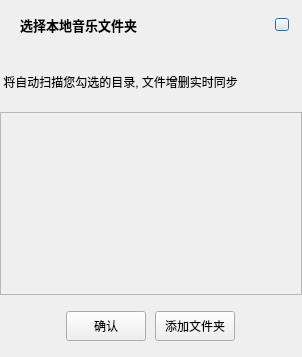
<?xml version="1.0" encoding="UTF-8"?>
<ui version="4.0">
 <class>Dialog</class>
 <widget class="QDialog" name="Dialog">
  <property name="windowModality">
   <enum>Qt::WindowModal</enum>
  </property>
  <property name="geometry">
   <rect>
    <x>0</x>
    <y>0</y>
    <width>302</width>
    <height>357</height>
   </rect>
  </property>
  <property name="sizePolicy">
   <sizepolicy hsizetype="Fixed" vsizetype="Fixed">
    <horstretch>0</horstretch>
    <verstretch>0</verstretch>
   </sizepolicy>
  </property>
  <property name="minimumSize">
   <size>
    <width>302</width>
    <height>357</height>
   </size>
  </property>
  <property name="maximumSize">
   <size>
    <width>302</width>
    <height>357</height>
   </size>
  </property>
  <property name="windowTitle">
   <string>Dialog</string>
  </property>
  <property name="modal">
   <bool>true</bool>
  </property>
  <layout class="QGridLayout" name="gridLayout_2">
   <property name="leftMargin">
    <number>0</number>
   </property>
   <property name="topMargin">
    <number>0</number>
   </property>
   <property name="rightMargin">
    <number>0</number>
   </property>
   <property name="bottomMargin">
    <number>0</number>
   </property>
   <property name="spacing">
    <number>0</number>
   </property>
   <item row="0" column="0" colspan="2">
    <widget class="QWidget" name="header" native="true">
     <property name="sizePolicy">
      <sizepolicy hsizetype="Fixed" vsizetype="Fixed">
       <horstretch>0</horstretch>
       <verstretch>0</verstretch>
      </sizepolicy>
     </property>
     <property name="minimumSize">
      <size>
       <width>302</width>
       <height>51</height>
      </size>
     </property>
     <property name="maximumSize">
      <size>
       <width>302</width>
       <height>51</height>
      </size>
     </property>
     <layout class="QGridLayout" name="gridLayout">
      <property name="leftMargin">
       <number>20</number>
      </property>
      <property name="rightMargin">
       <number>13</number>
      </property>
      <property name="horizontalSpacing">
       <number>13</number>
      </property>
      <item row="0" column="0">
       <widget class="QLabel" name="label">
        <property name="font">
         <font>
          <pointsize>10</pointsize>
          <weight>75</weight>
          <italic>false</italic>
          <bold>true</bold>
          <strikeout>false</strikeout>
          <kerning>true</kerning>
         </font>
        </property>
        <property name="text">
         <string>选择本地音乐文件夹</string>
        </property>
       </widget>
      </item>
      <item row="0" column="1">
       <widget class="QPushButton" name="btn_close">
        <property name="sizePolicy">
         <sizepolicy hsizetype="Fixed" vsizetype="Fixed">
          <horstretch>0</horstretch>
          <verstretch>0</verstretch>
         </sizepolicy>
        </property>
        <property name="minimumSize">
         <size>
          <width>14</width>
          <height>13</height>
         </size>
        </property>
        <property name="maximumSize">
         <size>
          <width>14</width>
          <height>13</height>
         </size>
        </property>
        <property name="cursor">
         <cursorShape>PointingHandCursor</cursorShape>
        </property>
        <property name="text">
         <string/>
        </property>
       </widget>
      </item>
     </layout>
    </widget>
   </item>
   <item row="2" column="0">
    <widget class="QScrollArea" name="scrollArea">
     <property name="horizontalScrollBarPolicy">
      <enum>Qt::ScrollBarAlwaysOff</enum>
     </property>
     <property name="widgetResizable">
      <bool>true</bool>
     </property>
     <widget class="QWidget" name="scrollAreaWidgetContents">
      <property name="geometry">
       <rect>
        <x>0</x>
        <y>0</y>
        <width>300</width>
        <height>181</height>
       </rect>
      </property>
      <property name="font">
       <font>
        <family>宋体</family>
       </font>
      </property>
      <layout class="QVBoxLayout" name="verticalLayout">
       <property name="leftMargin">
        <number>20</number>
       </property>
       <property name="rightMargin">
        <number>20</number>
       </property>
       <property name="bottomMargin">
        <number>6</number>
       </property>
      </layout>
     </widget>
    </widget>
   </item>
   <item row="3" column="0" colspan="2">
    <widget class="QWidget" name="footer" native="true">
     <property name="sizePolicy">
      <sizepolicy hsizetype="Preferred" vsizetype="Fixed">
       <horstretch>0</horstretch>
       <verstretch>0</verstretch>
      </sizepolicy>
     </property>
     <property name="minimumSize">
      <size>
       <width>0</width>
       <height>62</height>
      </size>
     </property>
     <property name="maximumSize">
      <size>
       <width>199999</width>
       <height>62</height>
      </size>
     </property>
     <layout class="QHBoxLayout" name="horizontalLayout">
      <property name="leftMargin">
       <number>63</number>
      </property>
      <property name="rightMargin">
       <number>63</number>
      </property>
      <item>
       <widget class="QPushButton" name="btn_confirm">
        <property name="sizePolicy">
         <sizepolicy hsizetype="Fixed" vsizetype="Fixed">
          <horstretch>0</horstretch>
          <verstretch>0</verstretch>
         </sizepolicy>
        </property>
        <property name="minimumSize">
         <size>
          <width>80</width>
          <height>30</height>
         </size>
        </property>
        <property name="maximumSize">
         <size>
          <width>80</width>
          <height>30</height>
         </size>
        </property>
        <property name="cursor">
         <cursorShape>PointingHandCursor</cursorShape>
        </property>
        <property name="text">
         <string>确认</string>
        </property>
       </widget>
      </item>
      <item>
       <widget class="QPushButton" name="btn_add">
        <property name="sizePolicy">
         <sizepolicy hsizetype="Fixed" vsizetype="Fixed">
          <horstretch>0</horstretch>
          <verstretch>0</verstretch>
         </sizepolicy>
        </property>
        <property name="minimumSize">
         <size>
          <width>80</width>
          <height>30</height>
         </size>
        </property>
        <property name="maximumSize">
         <size>
          <width>80</width>
          <height>30</height>
         </size>
        </property>
        <property name="cursor">
         <cursorShape>PointingHandCursor</cursorShape>
        </property>
        <property name="text">
         <string>添加文件夹</string>
        </property>
       </widget>
      </item>
     </layout>
    </widget>
   </item>
   <item row="1" column="0" colspan="2">
    <widget class="QLabel" name="label_2">
     <property name="sizePolicy">
      <sizepolicy hsizetype="Preferred" vsizetype="Fixed">
       <horstretch>0</horstretch>
       <verstretch>0</verstretch>
      </sizepolicy>
     </property>
     <property name="minimumSize">
      <size>
       <width>0</width>
       <height>61</height>
      </size>
     </property>
     <property name="maximumSize">
      <size>
       <width>19991</width>
       <height>61</height>
      </size>
     </property>
     <property name="text">
      <string> 将自动扫描您勾选的目录, 文件增删实时同步</string>
     </property>
    </widget>
   </item>
  </layout>
 </widget>
 <resources/>
 <connections/>
</ui>
